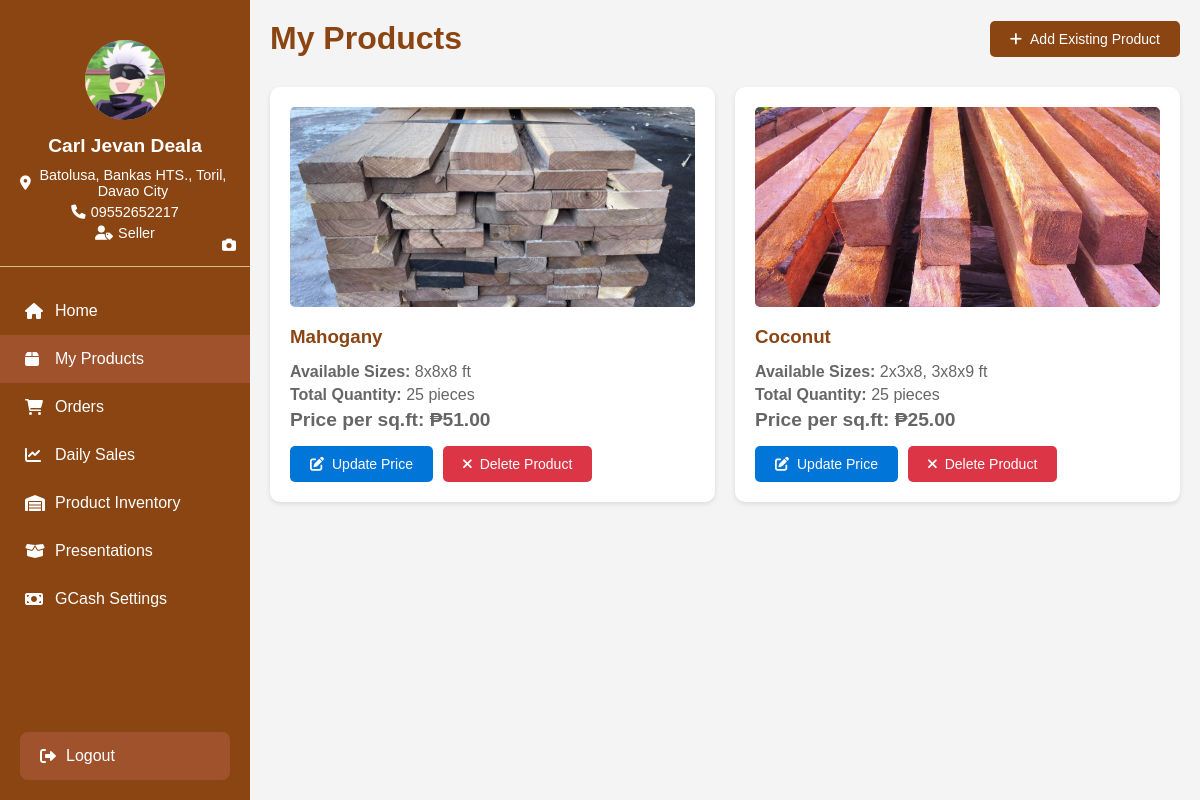
The page /my_products.php (signed in) on the database its author committed.
### tables this page shows
CREATE TABLE `users` (
  `ID` int(25) NOT NULL,
  `lastname` varchar(25) NOT NULL,
  `firstname` varchar(25) NOT NULL,
  `email` varchar(25) NOT NULL,
  `username` text NOT NULL,
  `password` text NOT NULL,
  `contactno` text NOT NULL,
  `address` text NOT NULL,
  `role` text NOT NULL,
  `created_at` timestamp NOT NULL DEFAULT current_timestamp(),
  `profile_photo` varchar(255) DEFAULT NULL,
  `employer_id` int(25) DEFAULT NULL
);

CREATE TABLE `product_catalog` (
  `catalog_id` int(11) NOT NULL,
  `product_id` int(11) DEFAULT NULL,
  `seller_id` int(11) DEFAULT NULL,
  `product_name` varchar(255) DEFAULT NULL,
  `price_per_sqft` decimal(10,2) DEFAULT NULL,
  `length_feet` int(11) DEFAULT NULL,
  `width_feet` int(11) DEFAULT NULL,
  `height_feet` int(11) NOT NULL,
  `quantity` int(11) DEFAULT NULL,
  `image_path` varchar(255) DEFAULT NULL,
  `created_at` timestamp NOT NULL DEFAULT current_timestamp(),
  `updated_at` timestamp NOT NULL DEFAULT current_timestamp() ON UPDATE current_timestamp()
);

### classes/User.php (called while the page is built, shortened)
<?php
class User {
    private $conn;
    public function __construct($conn) {
        $this->conn = $conn;
    }
    public function getUserById($userId) {
        $query = "SELECT * FROM users WHERE id = ?";
        $stmt = $this->conn->prepare($query);
        $stmt->execute([$userId]);
        return $stmt->fetch();
    }
}

### my_products.php (the view, shortened to what this page needs)
<?php
require_once 'database/config.php';
require_once 'classes/User.php';
$seller_id = $_SESSION['user_id'];
$user = new User($pdo);
$userDetails = $user->getUserById($seller_id);
$stmt = $pdo->prepare("
    SELECT
        c.product_name,
        c.price_per_sqft,
        c.catalog_id,
        GROUP_CONCAT(
            DISTINCT CONCAT(
                i.length_feet, 'x',
                i.width_feet, 'x',
                i.height_feet
            )
            ORDER BY i.length_feet, i.width_feet, i.height_feet
            SEPARATOR ', '
        ) as dimensions,
        SUM(i.quantity) as total_quantity,
        MAX(i.image_path) as image_path
    FROM product_catalog c
    LEFT JOIN product_inventory i ON
        c.product_name = i.product_name AND
        c.seller_id = i.seller_id
    WHERE c.seller_id = ?
    GROUP BY c.product_name, c.price_per_sqft, c.catalog_id
    ORDER BY c.created_at DESC
");
$stmt->execute([$seller_id]);
$products = $stmt->fetchAll();
?>
<!DOCTYPE html>
<html lang="en">
<head>
    <link rel="stylesheet" href="https://cdnjs.cloudflare.com/ajax/libs/font-awesome/6.0.0/css/all.min.css">
</head>
<body>
    <div class="sidebar">
        <div class="profile-section">
            <div class="profile-image">
                <?php if (!empty($userDetails['profile_photo'])): ?>
                    <img src="<?php echo htmlspecialchars($userDetails['profile_photo']); ?>" alt="Profile Photo" style="width: 100%; height: 100%; border-radius: 50%; object-fit: cover;">
                <?php else: ?>
                    <i class="fas fa-user"></i>
                <?php endif; ?>
            </div>
            <button class="change-photo-btn" onclick="showProfileUploadModal()">
                <i class="fas fa-camera"></i>
            </button>
            <div class="profile-details">
                <h3><?php echo htmlspecialchars($userDetails['firstname'] . ' ' . $userDetails['lastname']); ?></h3>
                <p><i class="fas fa-map-marker-alt"></i> <?php echo htmlspecialchars($userDetails['address']); ?></p>
                <p><i class="fas fa-phone"></i> <?php echo htmlspecialchars($userDetails['contactno']); ?></p>
                <p><i class="fas fa-user-tag"></i> <?php echo htmlspecialchars($userDetails['role']); ?></p>
            </div>
        </div>
        <ul class="nav-links">
            <li>
                <a href="seller_dashboard.php" class="<?php echo basename($_SERVER['PHP_SELF']) == 'seller_dashboard.php' ? 'active' : ''; ?>">
                    <i class="fas fa-home"></i>
                    <span>Home</span>
                </a>
            </li>
            <li>
                <a href="my_products.php" class="<?php echo basename($_SERVER['PHP_SELF']) == 'my_products.php' ? 'active' : ''; ?>">
                    <i class="fas fa-box"></i>
                    <span>My Products</span>
                </a>
            </li>
            <li>
                <a href="orders.php" class="<?php echo basename($_SERVER['PHP_SELF']) == 'orders.php' ? 'active' : ''; ?>">
                    <i class="fas fa-shopping-cart"></i>
                    <span>Orders</span>
                </a>
            </li>
            <li>
                <a href="daily_sales.php" class="<?php echo basename($_SERVER['PHP_SELF']) == 'daily_sales.php' ? 'active' : ''; ?>">
                    <i class="fas fa-chart-line"></i>
                    <span>Daily Sales</span>
                </a>
            </li>
            <li>
                <a href="inventory.php" class="<?php echo basename($_SERVER['PHP_SELF']) == 'inventory.php' ? 'active' : ''; ?>">
                    <i class="fas fa-warehouse"></i>
                    <span>Product Inventory</span>
                </a>
            </li>
            <li>
                <a href="presentations.php" class="<?php echo basename($_SERVER['PHP_SELF']) == 'presentations.php' ? 'active' : ''; ?>">
                    <i class="fas fa-box-open"></i>
                    <span>Presentations</span>
                </a>
            </li>
            <li>
                <a href="gcash_settings.php" class="<?php echo basename($_SERVER['PHP_SELF']) == 'gcash_settings.php' ? 'active' : ''; ?>">
                    <i class="fas fa-money-bill"></i>
                    <span>GCash Settings</span>
                </a>
            </li>
        </ul>
        <div class="logout-btn">
            <a href="logout.php">
                <i class="fas fa-sign-out-alt"></i>
                <span>Logout</span>
            </a>
        </div>
    </div>
    <div class="main-content">
        <div class="inventory-container">
            <div class="header">
                <h1>My Products</h1>
                <div class="header-actions">
                    <button class="action-btn add-btn" onclick="toggleProductDropdown()">
                        <i class="fas fa-plus"></i> Add Existing Product
                    </button>
                </div>
            </div>
            <div class="product-list">
                <?php foreach($products as $product): ?>
                    <div class="product-card">
                        <?php if (!empty($product['image_path']) && file_exists($product['image_path'])): ?>
                            <img src="<?php echo htmlspecialchars($product['image_path']); ?>" alt="<?php echo htmlspecialchars($product['product_name']); ?>" class="product-image">
                        <?php else: ?>
                            <div class="product-image-placeholder">
                                <i class="fas fa-image"></i>
                            </div>
                        <?php endif; ?>
                        <h3><?php echo htmlspecialchars($product['product_name']); ?></h3>
                        <div class="product-details">
                            <p><strong>Available Sizes:</strong>
                                <?php
                                $dimensions = array_filter(
                                    explode(', ', $product['dimensions']),
                                    function($dim) {
                                        $parts = explode('x', $dim);
                                        return count($parts) === 3 && !empty($parts[0]) && !empty($parts[1]) && !empty($parts[2]);
                                    }
                                );
                                if (!empty($dimensions)) {
                                    echo htmlspecialchars(implode(', ', $dimensions)) . ' ft';
                                } else {
                                    echo '<span class="no-dimensions">No sizes available</span>';
                                }
                                ?>
                            </p>
                            <p><strong>Total Quantity:</strong> <?php echo $product['total_quantity']; ?> pieces</p>
                            <p class="product-price">
                                <strong>Price per sq.ft:</strong>
                                <?php if ($product['price_per_sqft']): ?>
                                    ₱<?php echo number_format($product['price_per_sqft'], 2); ?>
                                <?php else: ?>
                                    <span class="no-price">No price set</span>
                                <?php endif; ?>
                            </p>
                        </div>
                        <div class="product-actions">
                            <?php if ($product['price_per_sqft']): ?>
                                <button class="action-btn update-btn" onclick="showUpdateModal('<?php
                                    echo htmlspecialchars(json_encode([
                                        'product_name' => $product['product_name'],
                                        'price_per_sqft' => $product['price_per_sqft'],
                                        'catalog_id' => $product['catalog_id']
                                    ]), ENT_QUOTES);
                                ?>')">
                                    <i class="fas fa-edit"></i> Update Price
                                </button>
                            <?php endif; ?>
                            <button class="action-btn delete-btn" onclick="deleteProduct('<?php
                                echo htmlspecialchars(json_encode([
                                    'product_name' => $product['product_name']
                                ]), ENT_QUOTES);
                            ?>')">
                                <i class="fas fa-times"></i> Delete Product
                            </button>
                        </div>
                    </div>
                <?php endforeach; ?>
            </div>
        </div>
    </div>
</body>
</html>

### my_products.php (style rules this page uses)
:root { --primary-brown: #8B4513; --secondary-brown: #A0522D; --light-brown: #DEB887; --bg-brown: #FFF8DC; --sidebar-width: 250px; --primary-brown-rgb: 139, 69, 19; }
* { margin: 0; padding: 0; box-sizing: border-box; }
body { font-family: Arial, sans-serif; background-color: #f4f4f4; margin: 0; min-height: 100vh; }
.sidebar { width: var(--sidebar-width); height: 100vh; background-color: var(--primary-brown); color: white; position: fixed; left: 0; top: 0; padding: 20px 0; overflow-y: auto; }
.profile-section { padding: 20px; text-align: center; border-bottom: 1px solid var(--light-brown); position: relative; }
.profile-image { width: 80px; height: 80px; background-color: var(--light-brown); border-radius: 50%; margin: 0 auto 15px; display: flex; align-items: center; justify-content: center; }
.profile-details h3 { margin-bottom: 10px; font-size: 1.2em; }
.profile-details p { margin: 5px 0; font-size: 0.9em; display: flex; align-items: center; justify-content: center; gap: 5px; }
.nav-links { list-style: none; padding: 20px 0; }
.nav-links li a { display: flex; align-items: center; padding: 15px 25px; color: white; text-decoration: none; transition: all 0.3s ease; gap: 10px; }
.nav-links li a:hover, .nav-links li a.active { background-color: var(--secondary-brown); }
.nav-links li a i { width: 20px; }
.logout-btn { position: absolute; bottom: 20px; width: 100%; padding: 0 20px; }
.logout-btn a { display: flex; align-items: center; padding: 15px 20px; color: white; text-decoration: none; background-color: var(--secondary-brown); border-radius: 8px; transition: all 0.3s ease; }
.logout-btn i { margin-right: 10px; }
.main-content { margin-left: var(--sidebar-width); padding: 20px; }
.inventory-container { max-width: 1200px; margin: 0 auto; }
.header { margin-bottom: 30px; display: flex; justify-content: space-between; align-items: center; }
.header h1 { color: var(--primary-brown); font-size: 2em; }
.header-actions { display: flex; gap: 15px; position: relative; }
.product-list { display: grid; grid-template-columns: repeat(auto-fill, minmax(300px, 1fr)); gap: 20px; }
.product-card { background-color: white; border-radius: 10px; padding: 20px; box-shadow: 0 2px 5px rgba(0, 0, 0, 0.1); }
.product-image { width: 100%; height: 200px; object-fit: cover; border-radius: 5px; margin-bottom: 15px; }
.product-card h3 { color: var(--primary-brown); margin-bottom: 10px; }
.product-details { margin: 15px 0; }
.product-details p { margin: 5px 0; color: #666; }
.action-btn { padding: 10px 20px; border: none; border-radius: 5px; cursor: pointer; font-size: 14px; display: flex; align-items: center; gap: 8px; transition: all 0.3s ease; }
.update-btn { background-color: #0275d8; color: white; }
.add-btn { background-color: var(--primary-brown); color: white; }
.delete-btn { background-color: #dc3545; color: white; }
.product-actions { display: flex; gap: 10px; margin-top: 15px; flex-wrap: wrap; }
.product-price { font-size: 1.2rem; color: var(--primary-brown); font-weight: bold; margin: 10px 0; }
.change-photo-btn { position: absolute; bottom: 5px; right: 5px; background: var(--primary-brown); color: white; width: 32px; height: 32px; border-radius: 50%; border: none; cursor: pointer; display: flex; align-items: center; justify-content: center; font-size: 14px; transition: background-color 0.3s ease; }
.product-image { width: 100%; height: 200px; object-fit: cover; border-radius: 5px; margin-bottom: 15px; background-color: #f5f5f5; }
.sidebar { transition: transform 0.3s ease; z-index: 1999; }

### rows shown on the page
users: profile_photo (picture), firstname+lastname "Carl Jevan Deala", address "Batolusa, Bankas HTS., Toril, Davao City", contactno "09552652217", role "Seller"
product_catalog: shows a picture, product_name "Mahogany", dimensions "8x8x8", total_quantity "25", price_per_sqft "51.00"
product_catalog: shows a picture, product_name "Coconut", dimensions "2x3x8, 3x8x9", total_quantity "25", price_per_sqft "25.00"
